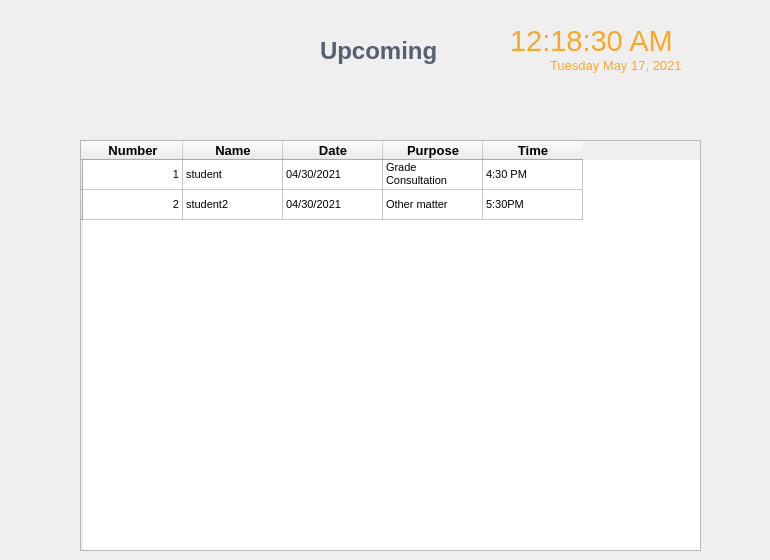
   <widget class="QWidget" name="Myappointments">
    <widget class="QLabel" name="label_17">
     <property name="geometry">
      <rect>
       <x>320</x>
       <y>20</y>
       <width>161</width>
       <height>61</height>
      </rect>
     </property>
     <property name="font">
      <font>
       <family>Nirmala UI</family>
       <pointsize>18</pointsize>
       <weight>75</weight>
       <bold>true</bold>
      </font>
     </property>
     <property name="styleSheet">
      <string notr="true">color: rgb(86, 96, 113);
background-color: rgba(0,0,0,0%);</string>
     </property>
     <property name="text">
      <string>Upcoming</string>
     </property>
    </widget>
    <widget class="QTableWidget" name="tableWidget_3">
     <property name="geometry">
      <rect>
       <x>80</x>
       <y>140</y>
       <width>621</width>
       <height>411</height>
      </rect>
     </property>
     <property name="font">
      <font>
       <family>MS Shell Dlg 2</family>
       <pointsize>8</pointsize>
       <weight>50</weight>
       <italic>false</italic>
       <bold>false</bold>
      </font>
     </property>
     <property name="styleSheet">
      <string notr="true"/>
     </property>
     <row>
      <property name="text">
       <string/>
      </property>
     </row>
     <row>
      <property name="text">
       <string/>
      </property>
     </row>
     <column>
      <property name="text">
       <string>Number</string>
      </property>
      <property name="font">
       <font>
        <pointsize>10</pointsize>
        <weight>75</weight>
        <bold>true</bold>
       </font>
      </property>
     </column>
     <column>
      <property name="text">
       <string>Name</string>
      </property>
      <property name="font">
       <font>
        <pointsize>10</pointsize>
        <weight>75</weight>
        <bold>true</bold>
       </font>
      </property>
     </column>
     <column>
      <property name="text">
       <string>Date</string>
      </property>
      <property name="font">
       <font>
        <pointsize>10</pointsize>
        <weight>75</weight>
        <bold>true</bold>
       </font>
      </property>
     </column>
     <column>
      <property name="text">
       <string>Purpose</string>
      </property>
      <property name="font">
       <font>
        <pointsize>10</pointsize>
        <weight>75</weight>
        <bold>true</bold>
       </font>
      </property>
     </column>
     <column>
      <property name="text">
       <string>Time</string>
      </property>
      <property name="font">
       <font>
        <pointsize>10</pointsize>
        <weight>75</weight>
        <bold>true</bold>
       </font>
      </property>
     </column>
     <item row="0" column="0">
      <property name="text">
       <string>1</string>
      </property>
      <property name="textAlignment">
       <set>AlignTrailing|AlignVCenter</set>
      </property>
     </item>
     <item row="0" column="1">
      <property name="text">
       <string>student</string>
      </property>
     </item>
     <item row="0" column="2">
      <property name="text">
       <string>04/30/2021</string>
      </property>
     </item>
     <item row="0" column="3">
      <property name="text">
       <string>Grade Consultation</string>
      </property>
     </item>
     <item row="0" column="4">
      <property name="text">
       <string>4:30 PM</string>
      </property>
     </item>
     <item row="1" column="0">
      <property name="text">
       <string>2</string>
      </property>
      <property name="textAlignment">
       <set>AlignTrailing|AlignVCenter</set>
      </property>
     </item>
     <item row="1" column="1">
      <property name="text">
       <string>student2</string>
      </property>
     </item>
     <item row="1" column="2">
      <property name="text">
       <string>04/30/2021</string>
      </property>
     </item>
     <item row="1" column="3">
      <property name="text">
       <string>Other matter</string>
      </property>
     </item>
     <item row="1" column="4">
      <property name="text">
       <string>5:30PM</string>
      </property>
     </item>
    </widget>
    <widget class="QLabel" name="label_20">
     <property name="geometry">
      <rect>
       <x>280</x>
       <y>10</y>
       <width>461</width>
       <height>81</height>
      </rect>
     </property>
     <property name="maximumSize">
      <size>
       <width>1000</width>
       <height>100</height>
      </size>
     </property>
     <property name="text">
      <string/>
     </property>
    </widget>
    <widget class="QLabel" name="Time_label">
     <property name="geometry">
      <rect>
       <x>510</x>
       <y>10</y>
       <width>211</width>
       <height>61</height>
      </rect>
     </property>
     <property name="font">
      <font>
       <family>Nirmala UI</family>
       <pointsize>22</pointsize>
       <weight>50</weight>
       <bold>false</bold>
      </font>
     </property>
     <property name="styleSheet">
      <string notr="true">background-color: rgb(249, 168, 38);
background-color: rgba(0,0,0,0%);
color: rgb(249, 168, 38);</string>
     </property>
     <property name="text">
      <string>12:18:30 AM</string>
     </property>
    </widget>
    <widget class="QLabel" name="date_label">
     <property name="geometry">
      <rect>
       <x>550</x>
       <y>50</y>
       <width>211</width>
       <height>31</height>
      </rect>
     </property>
     <property name="font">
      <font>
       <family>Nirmala UI</family>
       <pointsize>10</pointsize>
       <weight>50</weight>
       <bold>false</bold>
      </font>
     </property>
     <property name="styleSheet">
      <string notr="true">background-color: rgb(249, 168, 38);
color: rgb(249, 168, 38);
background-color: rgba(0,0,0,0%);</string>
     </property>
     <property name="text">
      <string>Tuesday May 17, 2021</string>
     </property>
    </widget>
    <zorder>tableWidget_3</zorder>
    <zorder>label_20</zorder>
    <zorder>Time_label</zorder>
    <zorder>label_17</zorder>
    <zorder>date_label</zorder>
   </widget>
